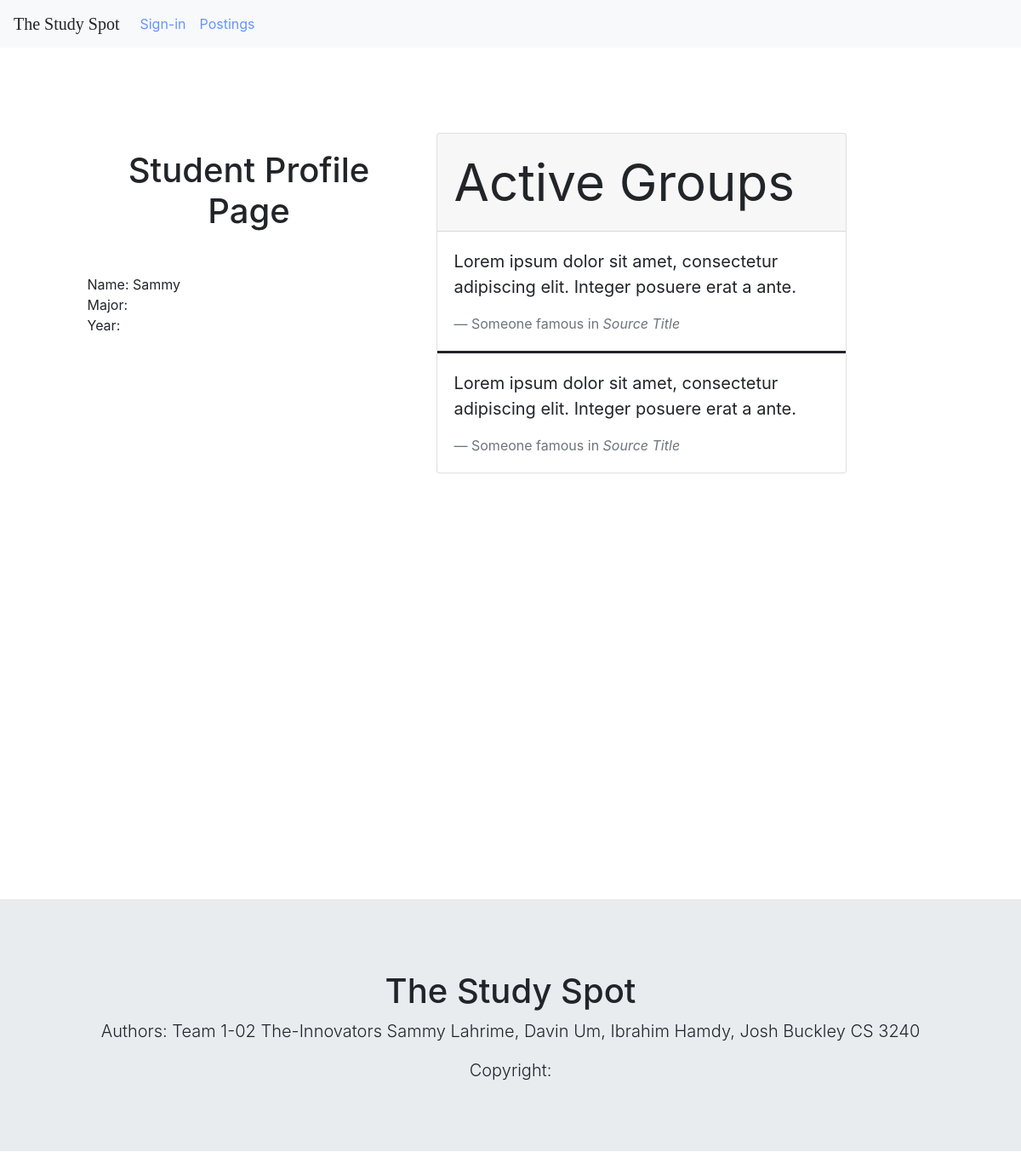
The page /1/profile_page/ on the database as committed earlier.
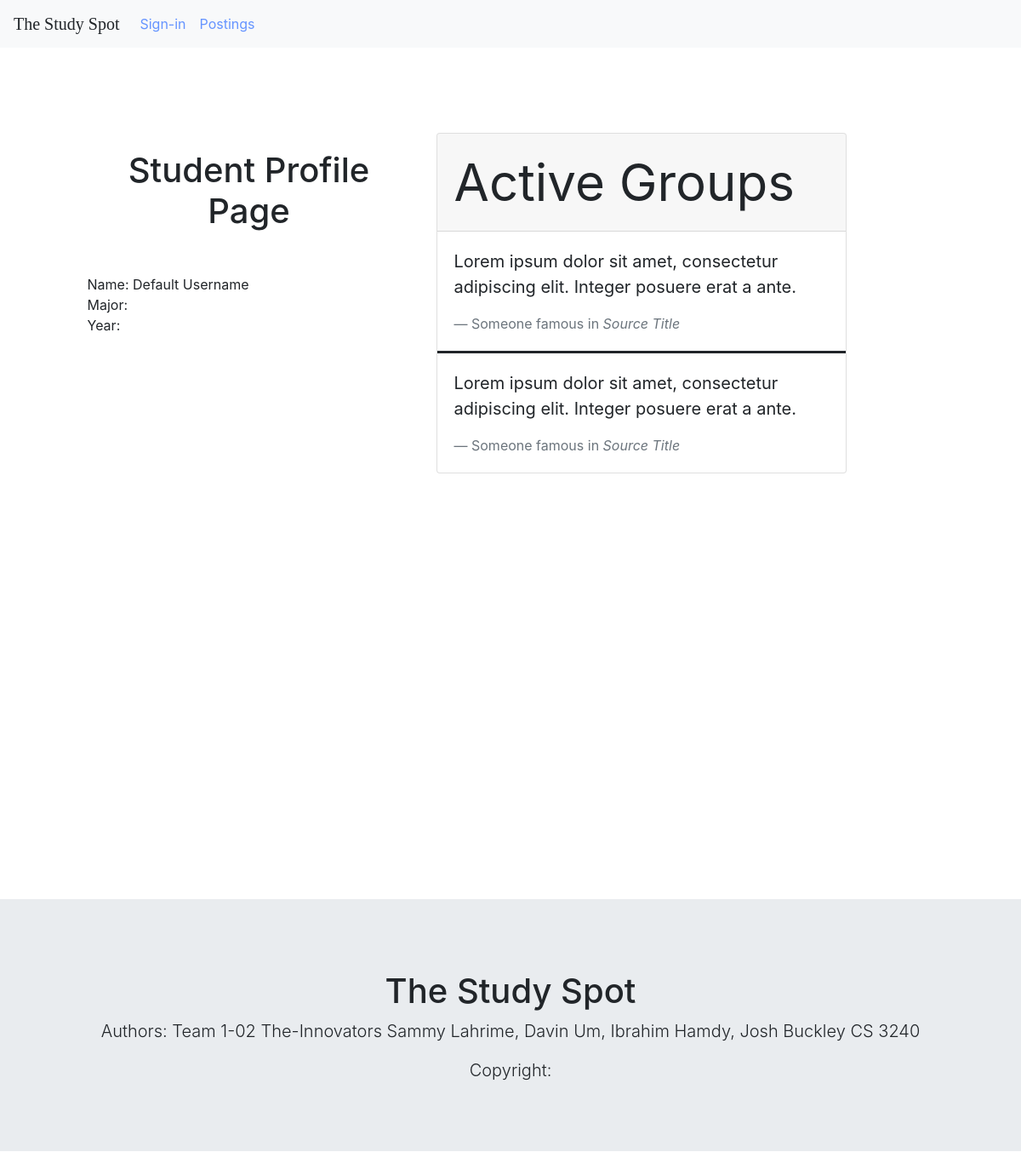
The same page on the database as committed later.
### StudyForum/models.py (models this page shows)
class User(AbstractUser):
    description = models.CharField(max_length = 100, default='Sammy')
    somethingplease = models.CharField(max_length = 100, default="please work")

### StudyForum/views.py (the view)
# urls.py: path('<int:id>/profile_page/', views.profile_page, name = 'profile_page'),
def profile_page(request, id):
    profile = User.objects.get(id=id)
    return render(request, 'studyforum/profile_page.html', {'profile': profile})

### StudyForum/templates/studyforum/profile_page.html
{% extends './global_template.html' %}
{% block content %}
<div class="row" style = "margin-top:100px">
    <div class="col-md-1">
    </div>
    <div class="col-md-4">
        <h1>Student Profile Page</h1>
        <div style = "margin-top:50px">
        <div class="p">
            Name: {{profile.username}}
        </div>
        <div class="p">
            Major:
        </div>
        <div class="p">
            Year:
        </div>
        </div>
    </div>
    <div class="col-md-5">
<div class="card">
  <div class="card-header" style = "font-size:60px">
    Active Groups
  </div>
  <div class="card-body" style = "border-bottom:solid">
    <blockquote class="blockquote mb-0">
      <p>Lorem ipsum dolor sit amet, consectetur adipiscing elit. Integer posuere erat a ante.</p>
      <footer class="blockquote-footer">Someone famous in <cite title="Source Title">Source Title</cite></footer>
    </blockquote>
  </div>
    <div class="card-body">
    <blockquote class="blockquote mb-0">
      <p>Lorem ipsum dolor sit amet, consectetur adipiscing elit. Integer posuere erat a ante.</p>
      <footer class="blockquote-footer">Someone famous in <cite title="Source Title">Source Title</cite></footer>
    </blockquote>
  </div>
</div>
    </div>
    <div class="col-md-1">
    </div>
</div>
{% endblock %}

Rows that differ between the two databases and show on the page:
changed User: username "Sammy" → "Default Username"
